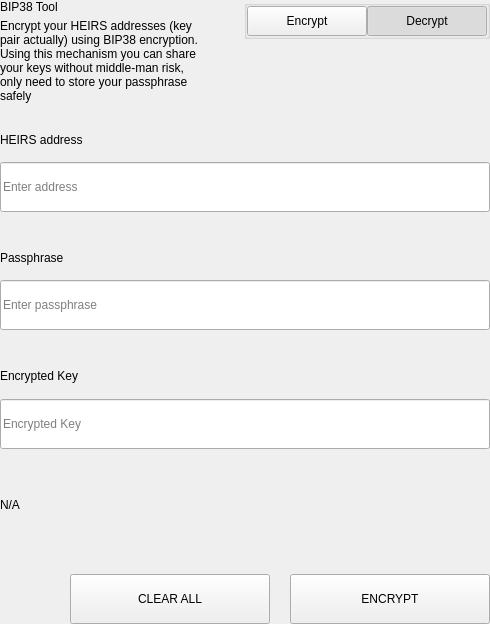
<?xml version="1.0" encoding="UTF-8"?>
<ui version="4.0">
 <class>SettingsBitToolWidget</class>
 <widget class="QWidget" name="SettingsBitToolWidget">
  <property name="geometry">
   <rect>
    <x>0</x>
    <y>0</y>
    <width>490</width>
    <height>624</height>
   </rect>
  </property>
  <property name="windowTitle">
   <string>Form</string>
  </property>
  <layout class="QVBoxLayout" name="verticalLayout">
   <property name="spacing">
    <number>0</number>
   </property>
   <property name="leftMargin">
    <number>0</number>
   </property>
   <property name="topMargin">
    <number>0</number>
   </property>
   <property name="rightMargin">
    <number>0</number>
   </property>
   <property name="bottomMargin">
    <number>0</number>
   </property>
   <item>
    <widget class="QWidget" name="left" native="true">
     <layout class="QVBoxLayout" name="verticalLayout_3">
      <property name="leftMargin">
       <number>0</number>
      </property>
      <property name="topMargin">
       <number>0</number>
      </property>
      <property name="rightMargin">
       <number>0</number>
      </property>
      <property name="bottomMargin">
       <number>0</number>
      </property>
      <item>
       <layout class="QVBoxLayout" name="verticalLayout_2">
        <property name="spacing">
         <number>0</number>
        </property>
        <item>
         <layout class="QHBoxLayout" name="horizontalLayout_3" stretch="3,1">
          <property name="spacing">
           <number>40</number>
          </property>
          <item>
           <layout class="QVBoxLayout" name="verticalLayoutTitle">
            <property name="spacing">
             <number>5</number>
            </property>
            <item>
             <widget class="QLabel" name="labelTitle">
              <property name="text">
               <string>BIP38 Tool</string>
              </property>
             </widget>
            </item>
            <item>
             <widget class="QLabel" name="labelSubtitle1">
              <property name="text">
               <string>Encrypt your HEIRS addresses (key pair actually) using BIP38 encryption.
Using this mechanism you can share your keys without middle-man risk, only need to store your passphrase safely</string>
              </property>
              <property name="wordWrap">
               <bool>true</bool>
              </property>
             </widget>
            </item>
           </layout>
          </item>
          <item alignment="Qt::AlignTop">
           <widget class="QGroupBox" name="groupBox">
            <property name="title">
             <string/>
            </property>
            <property name="alignment">
             <set>Qt::AlignLeading|Qt::AlignLeft|Qt::AlignTop</set>
            </property>
            <layout class="QHBoxLayout" name="horizontalLayout_4">
             <property name="spacing">
              <number>0</number>
             </property>
             <property name="leftMargin">
              <number>0</number>
             </property>
             <property name="topMargin">
              <number>0</number>
             </property>
             <property name="rightMargin">
              <number>0</number>
             </property>
             <property name="bottomMargin">
              <number>0</number>
             </property>
             <item>
              <spacer name="horizontalSpacer">
               <property name="orientation">
                <enum>Qt::Horizontal</enum>
               </property>
               <property name="sizeHint" stdset="0">
                <size>
                 <width>40</width>
                 <height>20</height>
                </size>
               </property>
              </spacer>
             </item>
             <item>
              <widget class="QPushButton" name="pushLeft">
               <property name="minimumSize">
                <size>
                 <width>120</width>
                 <height>30</height>
                </size>
               </property>
               <property name="maximumSize">
                <size>
                 <width>120</width>
                 <height>30</height>
                </size>
               </property>
               <property name="focusPolicy">
                <enum>Qt::NoFocus</enum>
               </property>
               <property name="text">
                <string>Encrypt</string>
               </property>
               <property name="checkable">
                <bool>true</bool>
               </property>
               <property name="autoExclusive">
                <bool>true</bool>
               </property>
              </widget>
             </item>
             <item>
              <widget class="QPushButton" name="pushRight">
               <property name="minimumSize">
                <size>
                 <width>120</width>
                 <height>30</height>
                </size>
               </property>
               <property name="maximumSize">
                <size>
                 <width>120</width>
                 <height>30</height>
                </size>
               </property>
               <property name="focusPolicy">
                <enum>Qt::NoFocus</enum>
               </property>
               <property name="text">
                <string>Decrypt</string>
               </property>
               <property name="checkable">
                <bool>true</bool>
               </property>
               <property name="checked">
                <bool>true</bool>
               </property>
               <property name="autoExclusive">
                <bool>true</bool>
               </property>
              </widget>
             </item>
            </layout>
           </widget>
          </item>
         </layout>
        </item>
        <item>
         <widget class="QStackedWidget" name="stackedWidget">
          <property name="currentIndex">
           <number>1</number>
          </property>
          <widget class="QWidget" name="pageDecrypt">
           <layout class="QVBoxLayout" name="verticalLayout_5">
            <property name="spacing">
             <number>0</number>
            </property>
            <property name="leftMargin">
             <number>0</number>
            </property>
            <property name="topMargin">
             <number>0</number>
            </property>
            <property name="rightMargin">
             <number>0</number>
            </property>
            <property name="bottomMargin">
             <number>0</number>
            </property>
            <item>
             <widget class="QWidget" name="widget" native="true">
              <property name="minimumSize">
               <size>
                <width>0</width>
                <height>100</height>
               </size>
              </property>
              <layout class="QVBoxLayout" name="verticalLayout_4">
               <property name="spacing">
                <number>0</number>
               </property>
               <property name="leftMargin">
                <number>0</number>
               </property>
               <property name="topMargin">
                <number>0</number>
               </property>
               <property name="rightMargin">
                <number>0</number>
               </property>
               <property name="bottomMargin">
                <number>0</number>
               </property>
               <item>
                <spacer name="verticalSpacer_2">
                 <property name="orientation">
                  <enum>Qt::Vertical</enum>
                 </property>
                 <property name="sizeType">
                  <enum>QSizePolicy::Fixed</enum>
                 </property>
                 <property name="sizeHint" stdset="0">
                  <size>
                   <width>20</width>
                   <height>20</height>
                  </size>
                 </property>
                </spacer>
               </item>
               <item>
                <layout class="QHBoxLayout" name="horizontalLayout_6" stretch="2">
                 <property name="spacing">
                  <number>0</number>
                 </property>
                 <item>
                  <layout class="QVBoxLayout" name="verticalLayout_7">
                   <property name="spacing">
                    <number>9</number>
                   </property>
                   <item>
                    <widget class="QLabel" name="labelSubtitleKey">
                     <property name="minimumSize">
                      <size>
                       <width>0</width>
                       <height>20</height>
                      </size>
                     </property>
                     <property name="maximumSize">
                      <size>
                       <width>16777215</width>
                       <height>20</height>
                      </size>
                     </property>
                     <property name="text">
                      <string>Encrypted key</string>
                     </property>
                    </widget>
                   </item>
                   <item>
                    <widget class="QLineEdit" name="lineEditKey">
                     <property name="minimumSize">
                      <size>
                       <width>0</width>
                       <height>50</height>
                      </size>
                     </property>
                     <property name="maximumSize">
                      <size>
                       <width>16777215</width>
                       <height>50</height>
                      </size>
                     </property>
                     <property name="placeholderText">
                      <string>Enter a encrypted key</string>
                     </property>
                    </widget>
                   </item>
                  </layout>
                 </item>
                </layout>
               </item>
               <item>
                <spacer name="verticalSpacer_3">
                 <property name="orientation">
                  <enum>Qt::Vertical</enum>
                 </property>
                 <property name="sizeType">
                  <enum>QSizePolicy::Fixed</enum>
                 </property>
                 <property name="sizeHint" stdset="0">
                  <size>
                   <width>20</width>
                   <height>20</height>
                  </size>
                 </property>
                </spacer>
               </item>
               <item>
                <layout class="QVBoxLayout" name="verticalLayout_9">
                 <property name="spacing">
                  <number>9</number>
                 </property>
                 <item>
                  <widget class="QLabel" name="labelSubtitlePassphrase">
                   <property name="maximumSize">
                    <size>
                     <width>16777215</width>
                     <height>20</height>
                    </size>
                   </property>
                   <property name="text">
                    <string>Passphrase</string>
                   </property>
                  </widget>
                 </item>
                 <item>
                  <widget class="QLineEdit" name="lineEditPassphrase">
                   <property name="minimumSize">
                    <size>
                     <width>0</width>
                     <height>50</height>
                    </size>
                   </property>
                   <property name="maximumSize">
                    <size>
                     <width>16777215</width>
                     <height>50</height>
                    </size>
                   </property>
                   <property name="placeholderText">
                    <string>Enter a passphrase</string>
                   </property>
                  </widget>
                 </item>
                </layout>
               </item>
               <item>
                <spacer name="verticalSpacer_4">
                 <property name="orientation">
                  <enum>Qt::Vertical</enum>
                 </property>
                 <property name="sizeType">
                  <enum>QSizePolicy::Fixed</enum>
                 </property>
                 <property name="sizeHint" stdset="0">
                  <size>
                   <width>20</width>
                   <height>20</height>
                  </size>
                 </property>
                </spacer>
               </item>
               <item>
                <widget class="QWidget" name="widget_3" native="true">
                 <property name="sizePolicy">
                  <sizepolicy hsizetype="Preferred" vsizetype="Fixed">
                   <horstretch>0</horstretch>
                   <verstretch>0</verstretch>
                  </sizepolicy>
                 </property>
                 <layout class="QVBoxLayout" name="verticalLayout_10">
                  <property name="spacing">
                   <number>9</number>
                  </property>
                  <property name="leftMargin">
                   <number>0</number>
                  </property>
                  <property name="topMargin">
                   <number>0</number>
                  </property>
                  <property name="rightMargin">
                   <number>0</number>
                  </property>
                  <property name="bottomMargin">
                   <number>0</number>
                  </property>
                  <item>
                   <widget class="QLabel" name="labelSubtitleDecryptResult">
                    <property name="minimumSize">
                     <size>
                      <width>0</width>
                      <height>20</height>
                     </size>
                    </property>
                    <property name="maximumSize">
                     <size>
                      <width>16777215</width>
                      <height>20</height>
                     </size>
                    </property>
                    <property name="text">
                     <string>Decrypted address result</string>
                    </property>
                   </widget>
                  </item>
                  <item>
                   <widget class="QWidget" name="widget_4" native="true">
                    <layout class="QHBoxLayout" name="horizontalLayout" stretch="6,0,1">
                     <property name="spacing">
                      <number>0</number>
                     </property>
                     <property name="leftMargin">
                      <number>0</number>
                     </property>
                     <property name="topMargin">
                      <number>0</number>
                     </property>
                     <property name="rightMargin">
                      <number>0</number>
                     </property>
                     <property name="bottomMargin">
                      <number>0</number>
                     </property>
                     <item alignment="Qt::AlignVCenter">
                      <widget class="QLineEdit" name="lineEditDecryptResult">
                       <property name="minimumSize">
                        <size>
                         <width>0</width>
                         <height>50</height>
                        </size>
                       </property>
                       <property name="maximumSize">
                        <size>
                         <width>16777215</width>
                         <height>50</height>
                        </size>
                       </property>
                       <property name="placeholderText">
                        <string>Decrypted Address</string>
                       </property>
                      </widget>
                     </item>
                     <item>
                      <spacer name="horizontalSpacer_4">
                       <property name="orientation">
                        <enum>Qt::Horizontal</enum>
                       </property>
                       <property name="sizeType">
                        <enum>QSizePolicy::Fixed</enum>
                       </property>
                       <property name="sizeHint" stdset="0">
                        <size>
                         <width>20</width>
                         <height>50</height>
                        </size>
                       </property>
                      </spacer>
                     </item>
                     <item>
                      <widget class="QPushButton" name="pushButtonImport">
                       <property name="minimumSize">
                        <size>
                         <width>140</width>
                         <height>40</height>
                        </size>
                       </property>
                       <property name="text">
                        <string>Import Address</string>
                       </property>
                      </widget>
                     </item>
                    </layout>
                   </widget>
                  </item>
                 </layout>
                </widget>
               </item>
               <item>
                <widget class="QLabel" name="statusLabel_DEC">
                 <property name="maximumSize">
                  <size>
                   <width>16777215</width>
                   <height>40</height>
                  </size>
                 </property>
                 <property name="text">
                  <string/>
                 </property>
                </widget>
               </item>
               <item>
                <spacer name="verticalSpacer">
                 <property name="orientation">
                  <enum>Qt::Vertical</enum>
                 </property>
                 <property name="sizeType">
                  <enum>QSizePolicy::Preferred</enum>
                 </property>
                 <property name="sizeHint" stdset="0">
                  <size>
                   <width>20</width>
                   <height>20</height>
                  </size>
                 </property>
                </spacer>
               </item>
               <item>
                <layout class="QHBoxLayout" name="horizontalLayout_7">
                 <property name="spacing">
                  <number>0</number>
                 </property>
                 <item>
                  <spacer name="horizontalSpacer_5">
                   <property name="orientation">
                    <enum>Qt::Horizontal</enum>
                   </property>
                   <property name="sizeType">
                    <enum>QSizePolicy::Expanding</enum>
                   </property>
                   <property name="sizeHint" stdset="0">
                    <size>
                     <width>40</width>
                     <height>20</height>
                    </size>
                   </property>
                  </spacer>
                 </item>
                 <item>
                  <widget class="QPushButton" name="pushButtonDecryptClear">
                   <property name="minimumSize">
                    <size>
                     <width>200</width>
                     <height>50</height>
                    </size>
                   </property>
                   <property name="maximumSize">
                    <size>
                     <width>200</width>
                     <height>50</height>
                    </size>
                   </property>
                   <property name="text">
                    <string>CLEAR</string>
                   </property>
                  </widget>
                 </item>
                 <item>
                  <spacer name="horizontalSpacer_3">
                   <property name="orientation">
                    <enum>Qt::Horizontal</enum>
                   </property>
                   <property name="sizeType">
                    <enum>QSizePolicy::Fixed</enum>
                   </property>
                   <property name="sizeHint" stdset="0">
                    <size>
                     <width>20</width>
                     <height>20</height>
                    </size>
                   </property>
                  </spacer>
                 </item>
                 <item>
                  <widget class="QPushButton" name="pushButtonDecrypt">
                   <property name="minimumSize">
                    <size>
                     <width>200</width>
                     <height>50</height>
                    </size>
                   </property>
                   <property name="maximumSize">
                    <size>
                     <width>200</width>
                     <height>50</height>
                    </size>
                   </property>
                   <property name="text">
                    <string>DECRYPT KEY</string>
                   </property>
                  </widget>
                 </item>
                </layout>
               </item>
              </layout>
             </widget>
            </item>
           </layout>
          </widget>
          <widget class="QWidget" name="pageEncrypt">
           <layout class="QVBoxLayout" name="verticalLayout_11">
            <property name="spacing">
             <number>0</number>
            </property>
            <property name="leftMargin">
             <number>0</number>
            </property>
            <property name="topMargin">
             <number>0</number>
            </property>
            <property name="rightMargin">
             <number>0</number>
            </property>
            <property name="bottomMargin">
             <number>0</number>
            </property>
            <item>
             <spacer name="verticalSpacer_8">
              <property name="orientation">
               <enum>Qt::Vertical</enum>
              </property>
              <property name="sizeType">
               <enum>QSizePolicy::Fixed</enum>
              </property>
              <property name="sizeHint" stdset="0">
               <size>
                <width>20</width>
                <height>20</height>
               </size>
              </property>
             </spacer>
            </item>
            <item>
             <widget class="QWidget" name="containerAddressEnc" native="true">
              <layout class="QVBoxLayout" name="containerAddressEncLayout">
               <property name="spacing">
                <number>5</number>
               </property>
               <property name="leftMargin">
                <number>0</number>
               </property>
               <property name="topMargin">
                <number>0</number>
               </property>
               <property name="rightMargin">
                <number>0</number>
               </property>
               <property name="bottomMargin">
                <number>0</number>
               </property>
               <item>
                <widget class="QLabel" name="labelSubtitleAddress">
                 <property name="minimumSize">
                  <size>
                   <width>0</width>
                   <height>20</height>
                  </size>
                 </property>
                 <property name="maximumSize">
                  <size>
                   <width>16777215</width>
                   <height>20</height>
                  </size>
                 </property>
                 <property name="text">
                  <string>HEIRS address</string>
                 </property>
                </widget>
               </item>
               <item>
                <widget class="QLineEdit" name="addressIn_ENC">
                 <property name="minimumSize">
                  <size>
                   <width>0</width>
                   <height>50</height>
                  </size>
                 </property>
                 <property name="placeholderText">
                  <string>Enter address</string>
                 </property>
                </widget>
               </item>
              </layout>
             </widget>
            </item>
            <item>
             <spacer name="verticalSpacer_6">
              <property name="orientation">
               <enum>Qt::Vertical</enum>
              </property>
              <property name="sizeType">
               <enum>QSizePolicy::Fixed</enum>
              </property>
              <property name="sizeHint" stdset="0">
               <size>
                <width>20</width>
                <height>20</height>
               </size>
              </property>
             </spacer>
            </item>
            <item>
             <widget class="QWidget" name="containerAddress" native="true">
              <layout class="QHBoxLayout" name="horizontalLayout_9" stretch="2">
               <property name="spacing">
                <number>0</number>
               </property>
               <property name="leftMargin">
                <number>0</number>
               </property>
               <property name="topMargin">
                <number>0</number>
               </property>
               <property name="rightMargin">
                <number>0</number>
               </property>
               <property name="bottomMargin">
                <number>0</number>
               </property>
               <item>
                <layout class="QVBoxLayout" name="verticalLayout_8">
                 <property name="spacing">
                  <number>5</number>
                 </property>
                 <item>
                  <widget class="QLabel" name="labelSubtitleMessage">
                   <property name="minimumSize">
                    <size>
                     <width>0</width>
                     <height>20</height>
                    </size>
                   </property>
                   <property name="maximumSize">
                    <size>
                     <width>16777215</width>
                     <height>20</height>
                    </size>
                   </property>
                   <property name="text">
                    <string>Passphrase</string>
                   </property>
                  </widget>
                 </item>
                 <item>
                  <widget class="QLineEdit" name="passphraseIn_ENC">
                   <property name="minimumSize">
                    <size>
                     <width>0</width>
                     <height>50</height>
                    </size>
                   </property>
                   <property name="maximumSize">
                    <size>
                     <width>16777215</width>
                     <height>50</height>
                    </size>
                   </property>
                   <property name="placeholderText">
                    <string>Enter passphrase</string>
                   </property>
                  </widget>
                 </item>
                </layout>
               </item>
              </layout>
             </widget>
            </item>
            <item>
             <spacer name="verticalSpacer_7">
              <property name="orientation">
               <enum>Qt::Vertical</enum>
              </property>
              <property name="sizeType">
               <enum>QSizePolicy::Fixed</enum>
              </property>
              <property name="sizeHint" stdset="0">
               <size>
                <width>20</width>
                <height>20</height>
               </size>
              </property>
             </spacer>
            </item>
            <item>
             <widget class="QWidget" name="widget_2" native="true">
              <property name="minimumSize">
               <size>
                <width>0</width>
                <height>75</height>
               </size>
              </property>
              <property name="maximumSize">
               <size>
                <width>16777215</width>
                <height>16777215</height>
               </size>
              </property>
              <layout class="QVBoxLayout" name="verticalLayout_6">
               <property name="leftMargin">
                <number>0</number>
               </property>
               <property name="topMargin">
                <number>0</number>
               </property>
               <property name="rightMargin">
                <number>0</number>
               </property>
               <property name="bottomMargin">
                <number>0</number>
               </property>
               <item>
                <widget class="QLabel" name="labelSubtitleEncryptedKey">
                 <property name="minimumSize">
                  <size>
                   <width>0</width>
                   <height>20</height>
                  </size>
                 </property>
                 <property name="maximumSize">
                  <size>
                   <width>16777215</width>
                   <height>20</height>
                  </size>
                 </property>
                 <property name="text">
                  <string>Encrypted Key</string>
                 </property>
                </widget>
               </item>
               <item>
                <widget class="QLineEdit" name="encryptedKeyOut_ENC">
                 <property name="minimumSize">
                  <size>
                   <width>0</width>
                   <height>50</height>
                  </size>
                 </property>
                 <property name="placeholderText">
                  <string>Encrypted Key</string>
                 </property>
                </widget>
               </item>
              </layout>
             </widget>
            </item>
            <item>
             <widget class="QLabel" name="statusLabel_ENC">
              <property name="text">
               <string notr="true">N/A</string>
              </property>
             </widget>
            </item>
            <item>
             <spacer name="verticalSpacer_5">
              <property name="orientation">
               <enum>Qt::Vertical</enum>
              </property>
              <property name="sizeType">
               <enum>QSizePolicy::Fixed</enum>
              </property>
              <property name="sizeHint" stdset="0">
               <size>
                <width>20</width>
                <height>20</height>
               </size>
              </property>
             </spacer>
            </item>
            <item>
             <layout class="QHBoxLayout" name="horizontalLayout_8">
              <property name="spacing">
               <number>0</number>
              </property>
              <item>
               <spacer name="horizontalSpacer_6">
                <property name="orientation">
                 <enum>Qt::Horizontal</enum>
                </property>
                <property name="sizeType">
                 <enum>QSizePolicy::Expanding</enum>
                </property>
                <property name="sizeHint" stdset="0">
                 <size>
                  <width>40</width>
                  <height>20</height>
                 </size>
                </property>
               </spacer>
              </item>
              <item>
               <widget class="QPushButton" name="pushButtonClear">
                <property name="minimumSize">
                 <size>
                  <width>200</width>
                  <height>50</height>
                 </size>
                </property>
                <property name="focusPolicy">
                 <enum>Qt::NoFocus</enum>
                </property>
                <property name="text">
                 <string>CLEAR ALL</string>
                </property>
               </widget>
              </item>
              <item>
               <spacer name="horizontalSpacer_2">
                <property name="orientation">
                 <enum>Qt::Horizontal</enum>
                </property>
                <property name="sizeType">
                 <enum>QSizePolicy::Fixed</enum>
                </property>
                <property name="sizeHint" stdset="0">
                 <size>
                  <width>20</width>
                  <height>20</height>
                 </size>
                </property>
               </spacer>
              </item>
              <item>
               <widget class="QPushButton" name="pushButtonEncrypt">
                <property name="minimumSize">
                 <size>
                  <width>200</width>
                  <height>50</height>
                 </size>
                </property>
                <property name="maximumSize">
                 <size>
                  <width>200</width>
                  <height>50</height>
                 </size>
                </property>
                <property name="focusPolicy">
                 <enum>Qt::NoFocus</enum>
                </property>
                <property name="text">
                 <string>ENCRYPT</string>
                </property>
               </widget>
              </item>
             </layout>
            </item>
           </layout>
          </widget>
         </widget>
        </item>
       </layout>
      </item>
     </layout>
    </widget>
   </item>
  </layout>
 </widget>
 <resources/>
 <connections/>
</ui>
